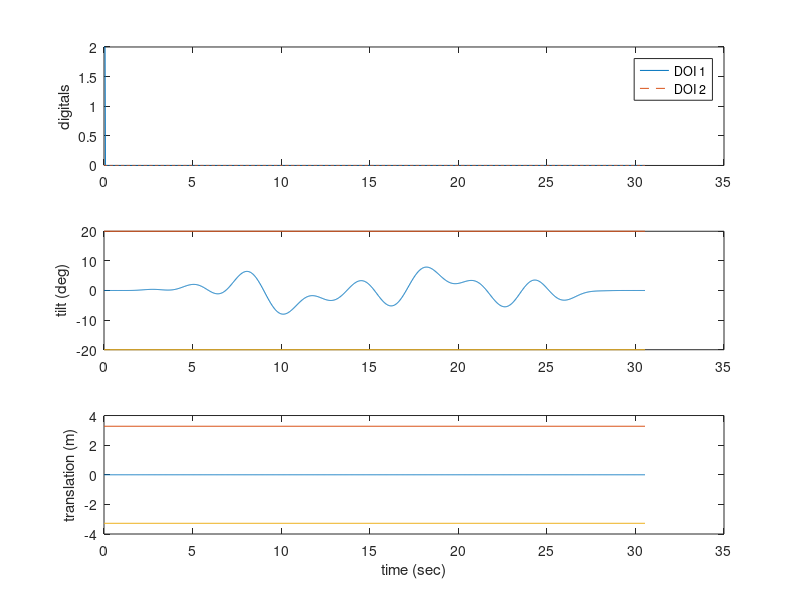
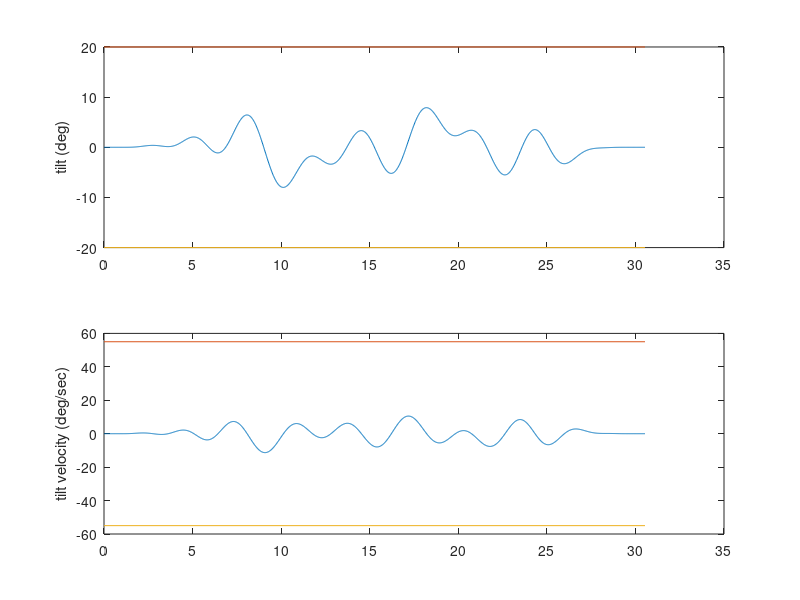
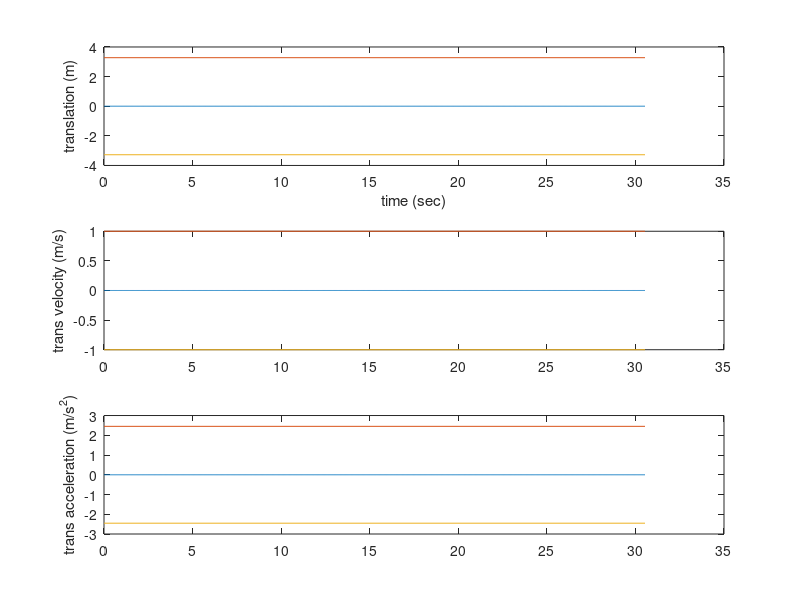

Source code (MATLAB) for these figures, in order: (Note: this script raises an error after producing the figures.)
% TTSprofiles_lannaloop.m
% Build profiles for SOE1B Tilt Translation Sled
% Simple sin wave tilt

% UPDATED on 9/30/2022

% Sled translation (S) = 5080 DAcounts/inch, + = forward, rightward (opposite door)
% Tilt rotation (R) = 200 DAcounts/deg, + = forward, rightward (opposite door) <- CONFIRM?
% dio1 = eye calibration LEDs and timer, 32 bit unsigned integer (binary coded decimal)
%        bits 0 = start/stop of profiles that is recorded on video inserter
%        bit 5 (32) = restart timer
% dio2 = onboard/monitor lighting, 1=on,0=off
%-----------------------------------------------------------------------------------------
clc; clear all; close all;
code_path= pwd;

% default scale factors
Ssf = 5080/.0254;   % DAC counts/m, based upon there being 5080 counts per inch, and converting to meters. S is for Sled translation
Rsf = 200;       	% DAC counts/deg, based upon tehre being 200 counts per deg of tilt. R is for Rotation of tilt
sr=50;          	% sample rate 50 Hz

% maximum parameters:
% tilt = +/-20 degrees (could maybe squeeze out 21 without changing where the stops are)
% translation = +/- 10 ft 9 inches, or only +/-7ft 6 inches if avoiding the splice
% (for a little margin, will use +/- 7ft 3 inches)
tilt_max = 20;                      % deg
% trans_max = (7*12 + 3) * 0.0254;  % meters, avoiding splice
trans_max = (10*12 + 9) * 0.0254;   % meters, crossing splice
g = 9.81;                           % m/s^2
gain = -0.3; k = (gain/9.81)*(180/pi);

%%%%%%%%%%%%%%%%%%%%%%%%%%%%%%%%% EDIT HERE %%%%%%%%%%%%%%%%%%%%%%%%%%%%%%%
% Provide some time with zero motion at the beginnign and end, if desired
zpad=1;                         % sec at beginning runs padded with zeros
zpad_after = 1;                 % sec at the end of runs padded with zeros
cycles = 1;                     % number of cycles for the sine to run
freq = [0.07,0.18, 0.31  ];       % Hz 1:*4 [0.07,0.18, 0.31], *5 [0.07,0.25, 0.33 ], [0.07,0.17, 0.27, .47 ],[0.07,0.19, 0.26, .48 ], *6 [0.07,0.19, 0.36  ];
ampl = [1 1 1 ];                % +/- deg 
amp_scale = 8;
phase_shift = [ 0, 0, 0];

s1 = 'Test.txt'; %s2 = num2str(freq(f)); s3= '_a'; s4 = num2str(ampl(a));
%s5 = '_vtilt_ttilt_on.txt';
%%%%%%%%%%%%%%%%%%%%%%%%%%%%%%%%%%%% EDIT HERE %%%%%%%%%%%%%%%%%%%%%%%%%%%%
filename = strcat(s1); %,s2,s3,s4,s5
%%%%%%%%%%%%%%%%%%%%%%%%%%%%%%%%%%%%%%%%%%%%%%%%%%%%%%%%%%%%%%%%%%%%%%%%%%%

%select where to save the TTS profile
[fname,fpath]=uiputfile(filename,'Select directory to save profiles to:');
cd(fpath)

%% TTS Tilt Profile
tramp = 1/freq(1)/2; % ensures its goes to full sine at a peak, so its smooth
tend = 2*tramp + cycles / freq(1);     % time required to do ramp up, # cycles, ramp down

% Sum of Sines
sinusoid = ampl' .* sin([1/sr:1/sr:tend].*freq'.*2*pi+phase_shift');
sinusoid = sinusoid';
L = length(sinusoid);

ramp_sine = zeros(L,length(ampl));
ramp = zeros(L,1);
for i = 1:L
    if i <= tramp*sr
        ramp(i) = 1/tramp * (i/sr - tramp/(2*pi) * sin(2*pi*i/sr/tramp)); % This is sigmoidal ramp, which is better since it avoids jumps
        ramp_sine(i,:) = ramp(i) * sinusoid(i,:);  % scale the profile by the ramp up
    elseif i > L - tramp*sr
        irampdown = (i-(L-tramp*sr));
        ramp(i) = 1 - 1/tramp * (irampdown/sr - tramp/(2*pi) * sin(2*pi*irampdown/sr/tramp)); % sigmoidal ramp down
        ramp_sine(i,:) = ramp(i) * sinusoid(i,:); % scale the profile by the ramp down
    else
        ramp_sine(i,:) = sinusoid(i,:); % in the middle, do no scaling of the profile
        ramp(i) = 1;
    end
end

ttsSin = sum(ramp_sine,2);

% add in the zero padding at the beginning and end of the profile
Rcom = [zeros(zpad*sr,1); ttsSin; zeros(zpad_after*sr,1)];
max_amp = max(abs(Rcom));
Rcom = Rcom*amp_scale/max_amp;

%% TTS Translation
Scom = zeros(length(Rcom), 1); %%No translation in these, edit to include translation
%%%%%%%%%%%%%%%%%%%%%%%%%%%%%%%%%%%%%%%%%%%%%%%%%%%%%%%%%%%%%%%%%%%%%%%%%%%
time = [0:length(Rcom)-1]' / sr;


%% Create linear acceleration, linear velocity, and angular velocity info
linvel = [0; diff(Scom)*sr];  % m/s, linear velocity through numerical differentiation
linaccel = [0; diff(linvel)*sr]; % m/s^2 linear acceleration through numerical differentiation

angvel = [0; diff(Rcom)*sr];   % deg/s, angular velocity through numerical differentiation

%% Digital Outputs (DOs) - can control lights, etc. depending upon the VI.
DO=zeros(length(Scom),2);
DO(1,1) = 2; DO(2,1) = 2; DO(3,1) = 2; DO(4,1) = 2; %make the first few rows of column 1 turn off lights for VR


%% Plot profile
figure;
subplot(3,1,1); plot(time, DO(:,1), time, DO(:,2), '--'); ylabel('digitals'); legend('DOI 1', 'DOI 2')
subplot(3,1,2); plot(time, Rcom, [0, max(time)], tilt_max*[1 1], [0, max(time)], -tilt_max*[1 1]); ylabel('tilt (deg)')
subplot(3,1,3); plot(time, Scom, [0, max(time)], trans_max*[1 1], [0, max(time)], -trans_max*[1 1]); xlabel('time (sec)'); ylabel('translation (m)');


if max(abs(Rcom)) > tilt_max
    error('Tilt profile exceeds the device limits');
end
if max(abs(Scom)) > trans_max
    error('Translation profile exceeds the device limits');
end

disp('Verify commanded motions are correct in plot. Press any key to proceed.')
pause;

figure;
angvel_max = 55;   % deg/s -- this is somethwat arbitrary, should put more thought into it! But Jordan did this in his Exp 1 SD profiles
subplot(2,1,1); plot(time, Rcom, [0, max(time)], tilt_max*[1 1], [0, max(time)], -tilt_max*[1 1]); ylabel('tilt (deg)')
subplot(2,1,2); plot(time, angvel, [0, max(time)], angvel_max*[1 1], [0, max(time)], -angvel_max*[1 1]); ylabel('tilt velocity (deg/sec)');
disp('Verify angular velocity inputs are correct in plot. Press any key to proceed.')
pause;
% cd(fpath)
% saveas(gcf, [ s1]); 
% cd(code_path)

figure;
linvel_max = 1;  % m/s -- this is somethwat arbitrary, should put more thought into it! But we do seem to get "shuddering" over 1 m/s
linaccel_max = 0.25*9.81; % m/s^2, corresponds to 0.25 g's
subplot(3,1,1); plot(time, Scom, [0, max(time)], trans_max*[1 1], [0, max(time)], -trans_max*[1 1]); xlabel('time (sec)'); ylabel('translation (m)');
subplot(3,1,2); plot(time, linvel, [0, max(time)], linvel_max*[1 1], [0, max(time)], -linvel_max*[1 1]); ylabel('trans velocity (m/s)');
subplot(3,1,3); plot(time, linaccel, [0, max(time)], linaccel_max*[1 1], [0, max(time)], -linaccel_max*[1 1]); ylabel('trans acceleration (m/s^2)');

disp('Verify linear velocity and acceleration inputs are correct in plot. Press any key to proceed. WILL SAVE FILE!')
pause;

% save binary output files
% 1: Digital output #1, used to turn VR or tablet on/off
% 2: Digital output #2, all zeros, turns physical lights on and off, 0s turns off
% 3: Tilt angle in counts where 200 counts = 1 deg
% 4: Translation position in counts where 5080 counts = 1 inch
% Have to round to the nearest integer of counts
Profile=round([DO(:,1), DO(:,2), Rcom*Rsf, Scom*Ssf]);

%% If you are making a profile with 8 columns, like for controlling the VR translation directly
Profile567 = [Profile, linaccel*Ssf, linvel*Ssf, angvel*Rsf]; % trans_counts/s^2, trans_counts/s, tilt_counts/s
Profile8 = Rcom; % translation position in meters to drive the VR scene
fid=fopen([fname],'wt');
for j=1:length(Profile)
    fprintf(fid,'%i\t %i\t %i\t %i\t %.8f\t %.8f\t %.8f\t %.8f\n',Profile567(j,1),Profile567(j,2),Profile567(j,3),Profile567(j,4),Profile567(j,5),Profile567(j,6),Profile567(j,7), Profile8(j,1));
end
fclose(fid);
cd(code_path);
